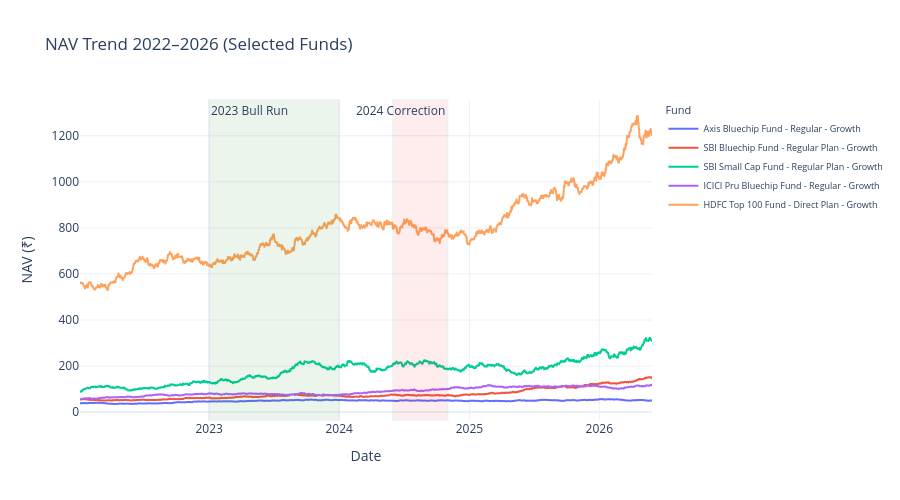

The notebook cell saved with this chart:
### Code cell
# Cell 3 — Task 1: NAV Trend for selected funds 2022-2026
selected = [119551, 125497, 119598, 120503, 119092]
nav_sel  = nav_df[nav_df["amfi_code"].isin(selected)].copy()

fig = px.line(
    nav_sel, x="date", y="nav", color="scheme_name",
    title="NAV Trend 2022–2026 (Selected Funds)",
    labels={"nav": "NAV (₹)", "date": "Date", "scheme_name": "Fund"},
    template="plotly_white"
)

# Annotate bull run and correction
fig.add_vrect(x0="2023-01-01", x1="2023-12-31",
              fillcolor="green", opacity=0.07,
              annotation_text="2023 Bull Run", annotation_position="top left")

fig.add_vrect(x0="2024-06-01", x1="2024-10-31",
              fillcolor="red", opacity=0.07,
              annotation_text="2024 Correction", annotation_position="top right")

fig.update_layout(height=500, legend=dict(font=dict(size=9)))
fig.write_image(str(CHARTS / "01_nav_trend.png"))
fig.show()
print("✓ Chart 1 saved")

### Figure 1 — Plotly figure (JSON) as saved in the notebook; plotly's stock layout.template omitted (floating-point values rounded to 4 significant figures; data arrays with more than 128 entries replaced by an {"elided": "..."} marker saying what was removed)
{"data": [{"hovertemplate": "Fund=Axis Bluechip Fund - Regular - Growth<br>Date=%{x}<br>NAV (₹)=%{y}<extra></extra>", "legendgroup": "Axis Bluechip Fund - Regular - Growth", "line": {"color": "#636efa", "dash": "solid"}, "marker": {"symbol": "circle"}, "mode": "lines", "name": "Axis Bluechip Fund - Regular - Growth", "showlegend": true, "type": "scattergl", "x": {"elided": "1608 str values"}, "xaxis": "x", "y": {"elided": "1608 float values"}, "yaxis": "y"}, {"hovertemplate": "Fund=SBI Bluechip Fund - Regular Plan - Growth<br>Date=%{x}<br>NAV (₹)=%{y}<extra></extra>", "legendgroup": "SBI Bluechip Fund - Regular Plan - Growth", "line": {"color": "#EF553B", "dash": "solid"}, "marker": {"symbol": "circle"}, "mode": "lines", "name": "SBI Bluechip Fund - Regular Plan - Growth", "showlegend": true, "type": "scattergl", "x": {"elided": "1608 str values"}, "xaxis": "x", "y": {"elided": "1608 float values"}, "yaxis": "y"}, {"hovertemplate": "Fund=SBI Small Cap Fund - Regular Plan - Growth<br>Date=%{x}<br>NAV (₹)=%{y}<extra></extra>", "legendgroup": "SBI Small Cap Fund - Regular Plan - Growth", "line": {"color": "#00cc96", "dash": "solid"}, "marker": {"symbol": "circle"}, "mode": "lines", "name": "SBI Small Cap Fund - Regular Plan - Growth", "showlegend": true, "type": "scattergl", "x": {"elided": "1608 str values"}, "xaxis": "x", "y": {"elided": "1608 float values"}, "yaxis": "y"}, {"hovertemplate": "Fund=ICICI Pru Bluechip Fund - Regular - Growth<br>Date=%{x}<br>NAV (₹)=%{y}<extra></extra>", "legendgroup": "ICICI Pru Bluechip Fund - Regular - Growth", "line": {"color": "#ab63fa", "dash": "solid"}, "marker": {"symbol": "circle"}, "mode": "lines", "name": "ICICI Pru Bluechip Fund - Regular - Growth", "showlegend": true, "type": "scattergl", "x": {"elided": "1608 str values"}, "xaxis": "x", "y": {"elided": "1608 float values"}, "yaxis": "y"}, {"hovertemplate": "Fund=HDFC Top 100 Fund - Direct Plan - Growth<br>Date=%{x}<br>NAV (₹)=%{y}<extra></extra>", "legendgroup": "HDFC Top 100 Fund - Direct Plan - Growth", "line": {"color": "#FFA15A", "dash": "solid"}, "marker": {"symbol": "circle"}, "mode": "lines", "name": "HDFC Top 100 Fund - Direct Plan - Growth", "showlegend": true, "type": "scattergl", "x": {"elided": "1608 str values"}, "xaxis": "x", "y": {"elided": "1608 float values"}, "yaxis": "y"}], "layout": {"annotations": [{"showarrow": false, "text": "2023 Bull Run", "x": "2023-01-01", "xanchor": "left", "xref": "x", "y": 1, "yanchor": "top", "yref": "y domain"}, {"showarrow": false, "text": "2024 Correction", "x": "2024-10-31", "xanchor": "right", "xref": "x", "y": 1, "yanchor": "top", "yref": "y domain"}], "height": 500, "legend": {"font": {"size": 9}, "title": {"text": "Fund"}, "tracegroupgap": 0}, "shapes": [{"fillcolor": "green", "opacity": 0.07, "type": "rect", "x0": "2023-01-01", "x1": "2023-12-31", "xref": "x", "y0": 0, "y1": 1, "yref": "y domain"}, {"fillcolor": "red", "opacity": 0.07, "type": "rect", "x0": "2024-06-01", "x1": "2024-10-31", "xref": "x", "y0": 0, "y1": 1, "yref": "y domain"}], "title": {"text": "NAV Trend 2022–2026 (Selected Funds)"}, "xaxis": {"anchor": "y", "domain": [0, 1], "title": {"text": "Date"}}, "yaxis": {"anchor": "x", "domain": [0, 1], "title": {"text": "NAV (₹)"}}}}
